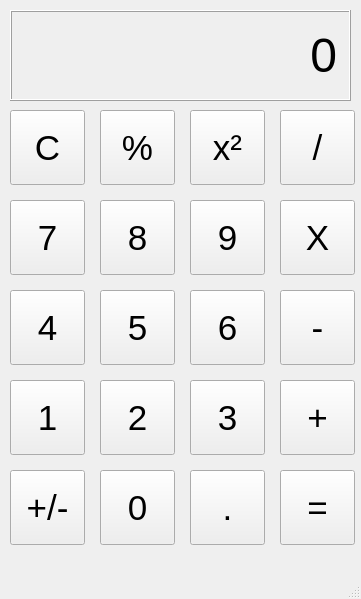
<?xml version="1.0" encoding="UTF-8"?>
<ui version="4.0">
 <class>MainWindow</class>
 <widget class="QMainWindow" name="MainWindow">
  <property name="geometry">
   <rect>
    <x>0</x>
    <y>0</y>
    <width>361</width>
    <height>599</height>
   </rect>
  </property>
  <property name="windowTitle">
   <string>Calculator</string>
  </property>
  <widget class="QWidget" name="centralwidget">
   <widget class="QLabel" name="label">
    <property name="geometry">
     <rect>
      <x>10</x>
      <y>10</y>
      <width>341</width>
      <height>91</height>
     </rect>
    </property>
    <property name="font">
     <font>
      <pointsize>36</pointsize>
     </font>
    </property>
    <property name="frameShape">
     <enum>QFrame::Box</enum>
    </property>
    <property name="frameShadow">
     <enum>QFrame::Raised</enum>
    </property>
    <property name="text">
     <string>0</string>
    </property>
    <property name="alignment">
     <set>Qt::AlignRight|Qt::AlignTrailing|Qt::AlignVCenter</set>
    </property>
    <property name="margin">
     <number>20</number>
    </property>
   </widget>
   <widget class="QPushButton" name="cButton">
    <property name="geometry">
     <rect>
      <x>10</x>
      <y>110</y>
      <width>75</width>
      <height>75</height>
     </rect>
    </property>
    <property name="font">
     <font>
      <pointsize>26</pointsize>
     </font>
    </property>
    <property name="text">
     <string>C</string>
    </property>
   </widget>
   <widget class="QPushButton" name="percentButton">
    <property name="geometry">
     <rect>
      <x>100</x>
      <y>110</y>
      <width>75</width>
      <height>75</height>
     </rect>
    </property>
    <property name="font">
     <font>
      <pointsize>26</pointsize>
     </font>
    </property>
    <property name="text">
     <string>%</string>
    </property>
   </widget>
   <widget class="QPushButton" name="squareButton">
    <property name="geometry">
     <rect>
      <x>190</x>
      <y>110</y>
      <width>75</width>
      <height>75</height>
     </rect>
    </property>
    <property name="font">
     <font>
      <pointsize>26</pointsize>
     </font>
    </property>
    <property name="text">
     <string>x²</string>
    </property>
   </widget>
   <widget class="QPushButton" name="divisionButton">
    <property name="geometry">
     <rect>
      <x>280</x>
      <y>110</y>
      <width>75</width>
      <height>75</height>
     </rect>
    </property>
    <property name="font">
     <font>
      <pointsize>26</pointsize>
     </font>
    </property>
    <property name="text">
     <string>/</string>
    </property>
   </widget>
   <widget class="QPushButton" name="multipleButton">
    <property name="geometry">
     <rect>
      <x>280</x>
      <y>200</y>
      <width>75</width>
      <height>75</height>
     </rect>
    </property>
    <property name="font">
     <font>
      <pointsize>26</pointsize>
     </font>
    </property>
    <property name="text">
     <string>X</string>
    </property>
   </widget>
   <widget class="QPushButton" name="nineButton">
    <property name="geometry">
     <rect>
      <x>190</x>
      <y>200</y>
      <width>75</width>
      <height>75</height>
     </rect>
    </property>
    <property name="font">
     <font>
      <pointsize>26</pointsize>
     </font>
    </property>
    <property name="text">
     <string>9</string>
    </property>
   </widget>
   <widget class="QPushButton" name="eightButton">
    <property name="geometry">
     <rect>
      <x>100</x>
      <y>200</y>
      <width>75</width>
      <height>75</height>
     </rect>
    </property>
    <property name="font">
     <font>
      <pointsize>26</pointsize>
     </font>
    </property>
    <property name="text">
     <string>8</string>
    </property>
   </widget>
   <widget class="QPushButton" name="psevenButton">
    <property name="geometry">
     <rect>
      <x>10</x>
      <y>200</y>
      <width>75</width>
      <height>75</height>
     </rect>
    </property>
    <property name="font">
     <font>
      <pointsize>26</pointsize>
     </font>
    </property>
    <property name="text">
     <string>7</string>
    </property>
   </widget>
   <widget class="QPushButton" name="oneButton">
    <property name="geometry">
     <rect>
      <x>10</x>
      <y>380</y>
      <width>75</width>
      <height>75</height>
     </rect>
    </property>
    <property name="font">
     <font>
      <pointsize>26</pointsize>
     </font>
    </property>
    <property name="text">
     <string>1</string>
    </property>
   </widget>
   <widget class="QPushButton" name="sixButton">
    <property name="geometry">
     <rect>
      <x>190</x>
      <y>290</y>
      <width>75</width>
      <height>75</height>
     </rect>
    </property>
    <property name="font">
     <font>
      <pointsize>26</pointsize>
     </font>
    </property>
    <property name="text">
     <string>6</string>
    </property>
   </widget>
   <widget class="QPushButton" name="plusButton">
    <property name="geometry">
     <rect>
      <x>280</x>
      <y>380</y>
      <width>75</width>
      <height>75</height>
     </rect>
    </property>
    <property name="font">
     <font>
      <pointsize>26</pointsize>
     </font>
    </property>
    <property name="text">
     <string>+</string>
    </property>
   </widget>
   <widget class="QPushButton" name="fiveButton">
    <property name="geometry">
     <rect>
      <x>100</x>
      <y>290</y>
      <width>75</width>
      <height>75</height>
     </rect>
    </property>
    <property name="font">
     <font>
      <pointsize>26</pointsize>
     </font>
    </property>
    <property name="text">
     <string>5</string>
    </property>
   </widget>
   <widget class="QPushButton" name="minusButton">
    <property name="geometry">
     <rect>
      <x>280</x>
      <y>290</y>
      <width>75</width>
      <height>75</height>
     </rect>
    </property>
    <property name="font">
     <font>
      <pointsize>26</pointsize>
     </font>
    </property>
    <property name="text">
     <string>-</string>
    </property>
   </widget>
   <widget class="QPushButton" name="twoButton">
    <property name="geometry">
     <rect>
      <x>100</x>
      <y>380</y>
      <width>75</width>
      <height>75</height>
     </rect>
    </property>
    <property name="font">
     <font>
      <pointsize>26</pointsize>
     </font>
    </property>
    <property name="text">
     <string>2</string>
    </property>
   </widget>
   <widget class="QPushButton" name="threeButton">
    <property name="geometry">
     <rect>
      <x>190</x>
      <y>380</y>
      <width>75</width>
      <height>75</height>
     </rect>
    </property>
    <property name="font">
     <font>
      <pointsize>26</pointsize>
     </font>
    </property>
    <property name="text">
     <string>3</string>
    </property>
   </widget>
   <widget class="QPushButton" name="fourButton">
    <property name="geometry">
     <rect>
      <x>10</x>
      <y>290</y>
      <width>75</width>
      <height>75</height>
     </rect>
    </property>
    <property name="font">
     <font>
      <pointsize>26</pointsize>
     </font>
    </property>
    <property name="text">
     <string>4</string>
    </property>
   </widget>
   <widget class="QPushButton" name="decimalButton">
    <property name="geometry">
     <rect>
      <x>190</x>
      <y>470</y>
      <width>75</width>
      <height>75</height>
     </rect>
    </property>
    <property name="font">
     <font>
      <pointsize>26</pointsize>
     </font>
    </property>
    <property name="text">
     <string>.</string>
    </property>
   </widget>
   <widget class="QPushButton" name="plusminusButton">
    <property name="geometry">
     <rect>
      <x>10</x>
      <y>470</y>
      <width>75</width>
      <height>75</height>
     </rect>
    </property>
    <property name="font">
     <font>
      <pointsize>26</pointsize>
     </font>
    </property>
    <property name="text">
     <string>+/-</string>
    </property>
   </widget>
   <widget class="QPushButton" name="zeroButton">
    <property name="geometry">
     <rect>
      <x>100</x>
      <y>470</y>
      <width>75</width>
      <height>75</height>
     </rect>
    </property>
    <property name="font">
     <font>
      <pointsize>26</pointsize>
     </font>
    </property>
    <property name="text">
     <string>0</string>
    </property>
   </widget>
   <widget class="QPushButton" name="equalButton">
    <property name="geometry">
     <rect>
      <x>280</x>
      <y>470</y>
      <width>75</width>
      <height>75</height>
     </rect>
    </property>
    <property name="font">
     <font>
      <pointsize>26</pointsize>
     </font>
    </property>
    <property name="text">
     <string>=</string>
    </property>
   </widget>
  </widget>
  <widget class="QMenuBar" name="menubar">
   <property name="geometry">
    <rect>
     <x>0</x>
     <y>0</y>
     <width>361</width>
     <height>23</height>
    </rect>
   </property>
  </widget>
  <widget class="QStatusBar" name="statusbar"/>
 </widget>
 <resources/>
 <connections/>
</ui>
